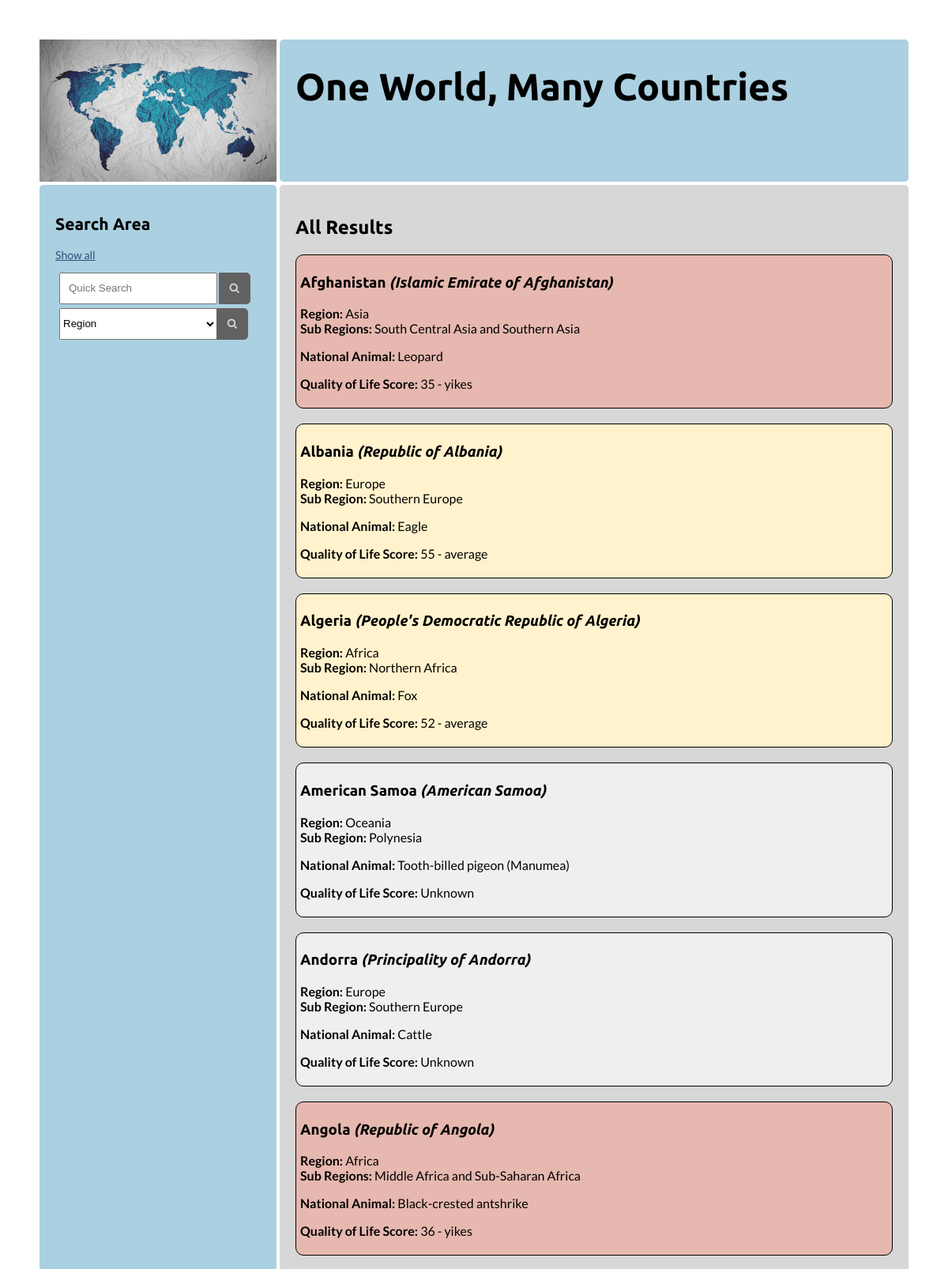
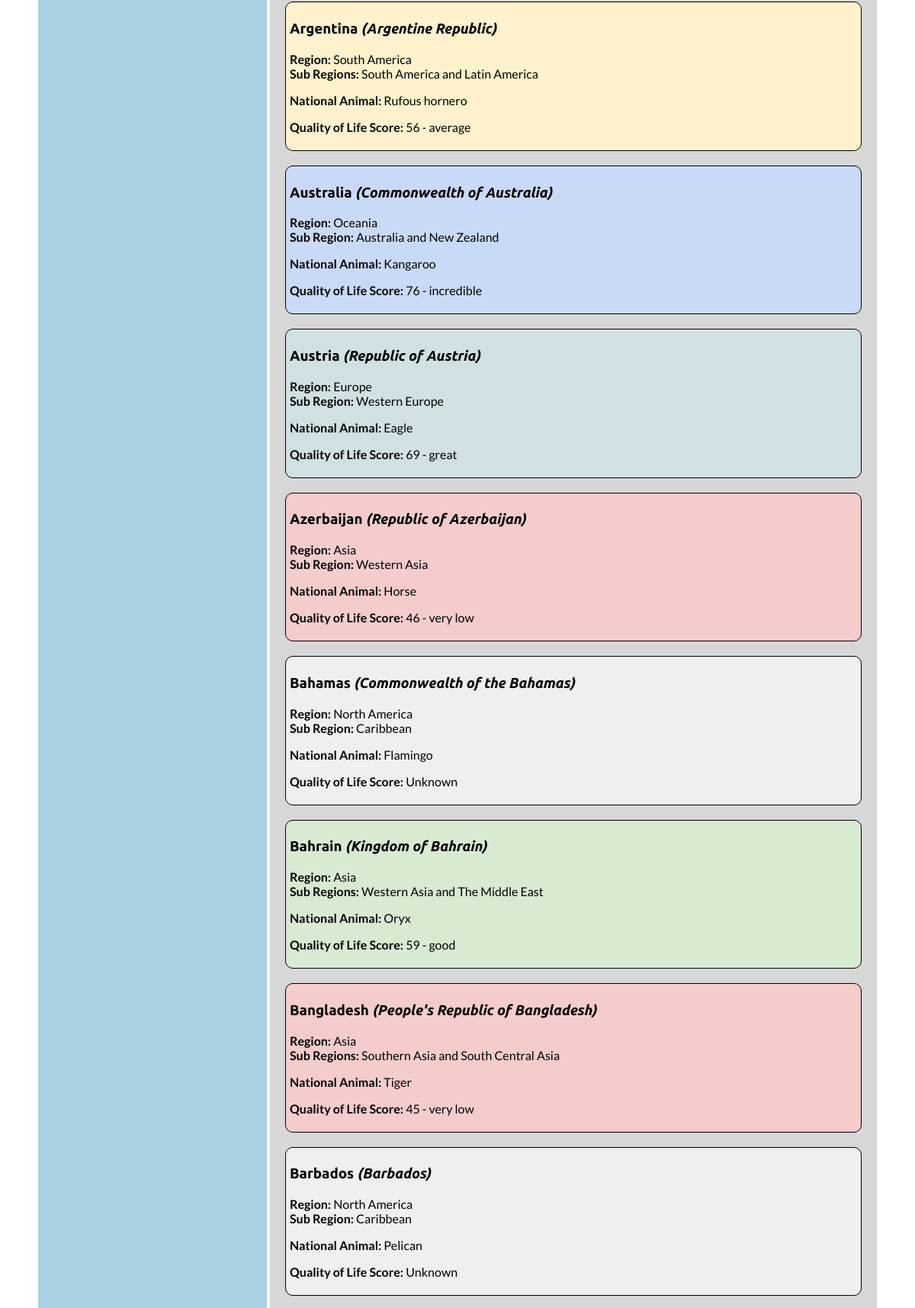
/index.php?page=showall (upper part), run on the app's committed database (2 pictures, top to bottom).
### tables this page shows
CREATE TABLE `countries` (
  `ID` int(11) NOT NULL,
  `Country` varchar(50) NOT NULL,
  `Region_ID` int(11) NOT NULL,
  `SubRegion_ID` int(11) NOT NULL,
  `SubRegion2_ID` int(11) NOT NULL,
  `Official_Name` varchar(100) NOT NULL,
  `Animal_ID` int(11) NOT NULL,
  `Quality` int(3) NOT NULL
);

CREATE TABLE `regions` (
  `Region_ID` int(11) NOT NULL,
  `Region` varchar(13) NOT NULL
);

CREATE TABLE `animals` (
  `Animal_ID` int(11) NOT NULL,
  `Animal_Name` varchar(50) NOT NULL,
  `Mythical` tinyint(1) NOT NULL
);

CREATE TABLE `sub_region` (
  `Sub_Region_ID` int(11) NOT NULL,
  `Sub_Region` varchar(25) NOT NULL
);

### showall.php (the view)
<h2>All Results</h2>
<?php
$find_sql = "SELECT
c.*,
r.*,
sr1.Sub_Region AS SubRegion1,
sr2.Sub_Region AS SubRegion2,
a.*
FROM
countries c
JOIN regions r ON r.Region_ID = c.Region_ID
JOIN sub_region sr1 ON c.SubRegion_ID = sr1.Sub_Region_ID
JOIN sub_region sr2 ON c.SubRegion2_ID = sr2.Sub_Region_ID
JOIN animals a ON a.Animal_ID = c.Animal_ID
";
$find_query = mysqli_query($dbconnect, $find_sql);
while($find_rs=mysqli_fetch_assoc($find_query))
{
    $subregion_1 = $find_rs['SubRegion1'];
    $subregion_2 = $find_rs['SubRegion2'];
    if($find_rs['SubRegion2_ID'] == 27) {
        $sub_heading = "Sub Region";
        $subregions = $subregion_1;
    }
    else {
        $sub_heading = "Sub Regions";
        $subregions = $subregion_1." and ".$subregion_2;
    }
    $quality_score = $find_rs['Quality'];
    if($quality_score == 0) {$quality_descriptor = "unknown"; }
    elseif ($quality_score < 40) {$quality_descriptor = "yikes";}
    elseif ($quality_score < 48) {$quality_descriptor = "very_low";}
    elseif ($quality_score < 52) {$quality_descriptor = "low";}
    elseif ($quality_score < 58) {$quality_descriptor = " average";}
    elseif ($quality_score < 67) {$quality_descriptor = "good";}
    elseif ($quality_score < 70) {$quality_descriptor = "great";}
    else {$quality_descriptor = "incredible";}
    if($quality_descriptor == "unknown")
    {
        $quality_output = "Unknown";
    }
    elseif($quality_descriptor != "very_low")
    {
    $quality_output = $quality_score." - ".$quality_descriptor;
    }
    else {
        $quality_output = $quality_score." - very low";
    }
    ?>
    <div class="results <?php echo $quality_descriptor; ?>">
        <h3>
            <?php echo $find_rs['Country']; ?>
            <i>(<?php echo $find_rs['Official_Name']; ?>)</i>
        </h3>
        <p>
            <b>Region: </b><?php echo $find_rs['Region']; ?><br />
            <b><?php echo $sub_heading; ?>: </b><?php echo $subregions; ?>
        </p>
        <p><b>National Animal:
            </b><?php echo $find_rs['Animal_Name']; ?></p>
        <p><b>Quality of Life Score: </b> <?php echo $quality_output; ?></p>
    </div>
    <br />
    <?php
}
?>

### index.php (shortened to what this page needs)
<!DOCTYPE HTML>
<?php
include("functions.php");
?>
<html lang="en">
<?php include("head.php"); ?>
<body>
    <div class="wrapper">
        <?php include("box_logo.php"); ?>
        <div class="box main">
        <?php
        if(!isset($_REQUEST['page'])) {
            include("home.php");
        }
        else {
            $page=preg_replace('/[^0-9a-zA-Z]-/', '', $_REQUEST['page']);
            include("$page.php");
        }
        ?>
        </div>
        <?php include("sidebar.php"); ?>
    </div>
</body>

### head.php (shortened to what this page needs)
<head>
    <link rel="stylesheet" href="css/font-awesome.min.css">
    <link rel="stylesheet" href="css/data_style.css">
</head>

### box_logo.php
<div class="box logo">
    <a href="index.php"><img src="images/paper_map.jpg" width="300" height="180" alt="World Map" ></a>
</div>
<div class="box banner">
    <h1>One World, Many Countries</h1>
</div>

### sidebar.php
<div class="box side">
<h2>Search Area</h2>
<p>
<a href="index.php?page=showall">Show all</a>
</p>
<form class="searchform" method="post" action="index.php?page=quick_search" enctype="multipart/form-data">
    <input class="search" type="text" name="quick_search" required value="" placeholder="Quick Search" />
    <input class="submit" type="submit" name="quick_find"
    value="&#xf002;" />
</form>
    <?php
   makeDropdown($dbconnect, 'regions', 'Region_ID', 'Region', 'region_search', 'Region');
   ?>
</div>

### functions.php (shortened to what this page needs)
<?php
function makeDropdown($dbconnect, $table, $idField, $valueField, $pageName, $firstItem) {
	echo '<form class="searchform" method="post" action="index.php?page=$pageName" enctype="multipart/form-data">';
    echo '<select class="search" name="' . $table . '">';
	echo '<option value="" selected>' . $firstItem . '</option>';
    echo '</select>';
    echo '<input class="submit" type="submit" name="' . $table . '_find" value="&#xf002;" formaction="index.php?page=' . $pageName . '" />';
	echo '</form>';
}
?>

### css/data_style.css (style rules this page uses)
body { margin: auto; padding: 50px; color: #000; font-family: 'Lato', sans-serif; }
.wrapper { display: grid; grid-template-columns: 300px; grid-template-rows: auto; grid-template-areas: "logo banner" "side main" "foot foot"; background-color: #fff; grid-gap: 4px; }
.box { background-color: #444; border-radius: 5px; padding: 20px; }
.logo, .main { background-color: #d7d7d7; }
.banner, .side { background-color: #abd0e1; }
.logo { grid-area: logo; height: 180px; border-radius: 0 5px 5px 0; padding-left: 0; padding-top: 0; padding-bottom: 0; }
.banner { grid-area: banner; font-family: 'Ubuntu', sans-serif; font-size: 150%; max-height: 180px; padding-top: 0; padding-bottom: 0; }
.main { grid-area: main; color: #000; }
.side { grid-area: side; font-size: 14px; }
h1, h2, h3, h4 { font-family: 'Ubuntu', sans-serif; }
a:link { color: #285376; }
.results { background-color: #f4ebe1; border-radius: 10px; border: 1px solid #000; padding: 5px; }
.unknown { background-color: #efefef; }
.yikes { background-color: #e6b8af; }
.very_low { background-color: #f4cccc; }
.average { background-color: #fff2cc; }
.good { background-color: #d9ead3; }
.great { background-color: #d0e0e3; }
.incredible { background-color: #c9daf8; }
.searchform { margin: 5px; }
input { height: 40px; width: 95%; padding: 10px; display: inline-block; box-sizing: border-box; }
select { height: 40px; width: 95%; }
input.search[type=text], select { width: 200px; }
.submit { font-family: FontAwesome, 'Helvetica Neue', Helvetica, Arial, sans-serif; position:relative; width: 40px; left:-1px; background-color: #636263; color:#d6d3d7; border: 1px solid #636263; border-radius: 0 5px 5px 0; }

### data on the page
countries: Country "Afghanistan", Official_Name "Islamic Emirate of Afghanistan", Region_ID.Region "Asia", SubRegion2_ID "Sub Regions", subregions "South Central Asia and Southern Asia", Animal_ID.Animal_Name "Leopard", Quality "35 - yikes"
countries: Country "Albania", Official_Name "Republic of Albania", Region_ID.Region "Europe", SubRegion2_ID "Sub Region", sub_region.Sub_Region "Southern Europe", Animal_ID.Animal_Name "Eagle", Quality "55 - average"
countries: Country "Algeria", Official_Name "People's Democratic Republic of Algeria", Region_ID.Region "Africa", SubRegion2_ID "Sub Region", sub_region.Sub_Region "Northern Africa", Animal_ID.Animal_Name "Fox", Quality "52 - average"
countries: Country "American Samoa", Official_Name "American Samoa", Region_ID.Region "Oceania", SubRegion2_ID "Sub Region", sub_region.Sub_Region "Polynesia", Animal_ID.Animal_Name "Tooth-billed pigeon (Manumea)", Quality "Unknown"
countries: Country "Andorra", Official_Name "Principality of Andorra", Region_ID.Region "Europe", SubRegion2_ID "Sub Region", sub_region.Sub_Region "Southern Europe", Animal_ID.Animal_Name "Cattle", Quality "Unknown"
countries: Country "Angola", Official_Name "Republic of Angola", Region_ID.Region "Africa", SubRegion2_ID "Sub Regions", subregions "Middle Africa and Sub-Saharan Africa", Animal_ID.Animal_Name "Black-crested antshrike", Quality "36 - yikes"
countries: Country "Argentina", Official_Name "Argentine Republic", Region_ID.Region "South America", SubRegion2_ID "Sub Regions", subregions "South America and Latin America", Animal_ID.Animal_Name "Rufous hornero", Quality "56 - average"
countries: Country "Australia", Official_Name "Commonwealth of Australia", Region_ID.Region "Oceania", SubRegion2_ID "Sub Region", sub_region.Sub_Region "Australia and New Zealand", Animal_ID.Animal_Name "Kangaroo", Quality "76 - incredible"
countries: Country "Austria", Official_Name "Republic of Austria", Region_ID.Region "Europe", SubRegion2_ID "Sub Region", sub_region.Sub_Region "Western Europe", Animal_ID.Animal_Name "Eagle", Quality "69 - great"
countries: Country "Azerbaijan", Official_Name "Republic of Azerbaijan", Region_ID.Region "Asia", SubRegion2_ID "Sub Region", sub_region.Sub_Region "Western Asia", Animal_ID.Animal_Name "Horse", Quality "46 - very low"
countries: Country "Bahamas", Official_Name "Commonwealth of the Bahamas", Region_ID.Region "North America", SubRegion2_ID "Sub Region", sub_region.Sub_Region "Caribbean", Animal_ID.Animal_Name "Flamingo", Quality "Unknown"
countries: Country "Bahrain", Official_Name "Kingdom of Bahrain", Region_ID.Region "Asia", SubRegion2_ID "Sub Regions", subregions "Western Asia and The Middle East", Animal_ID.Animal_Name "Oryx", Quality "59 - good"
countries: Country "Bangladesh", Official_Name "People's Republic of Bangladesh", Region_ID.Region "Asia", SubRegion2_ID "Sub Regions", subregions "Southern Asia and South Central Asia", Animal_ID.Animal_Name "Tiger", Quality "45 - very low"
countries: Country "Barbados", Official_Name "Barbados", Region_ID.Region "North America", SubRegion2_ID "Sub Region", sub_region.Sub_Region "Caribbean", Animal_ID.Animal_Name "Pelican", Quality "Unknown"

### other printed values
form field regions "Region"
